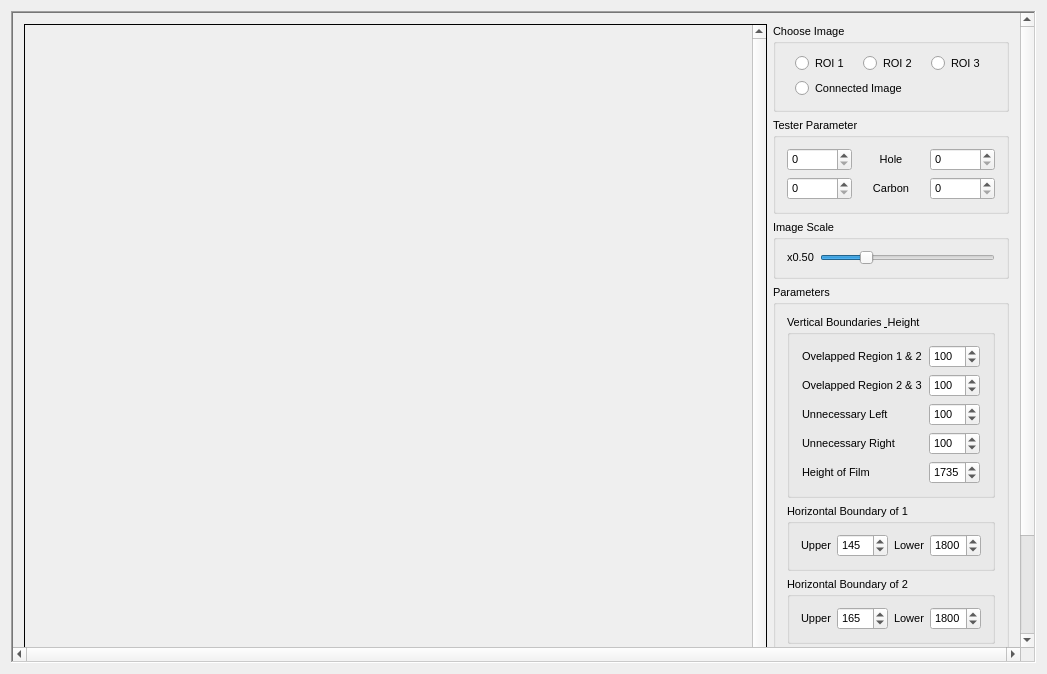
<?xml version="1.0" encoding="UTF-8"?>
<ui version="4.0">
 <class>Vision_GUI</class>
 <widget class="QMainWindow" name="Vision_GUI">
  <property name="geometry">
   <rect>
    <x>0</x>
    <y>0</y>
    <width>1047</width>
    <height>674</height>
   </rect>
  </property>
  <property name="sizePolicy">
   <sizepolicy hsizetype="Expanding" vsizetype="Expanding">
    <horstretch>0</horstretch>
    <verstretch>0</verstretch>
   </sizepolicy>
  </property>
  <property name="tabletTracking">
   <bool>false</bool>
  </property>
  <property name="windowTitle">
   <string>Vision_GUI</string>
  </property>
  <property name="dockOptions">
   <set>QMainWindow::AllowTabbedDocks|QMainWindow::AnimatedDocks</set>
  </property>
  <widget class="QWidget" name="centralWidget">
   <layout class="QGridLayout" name="gridLayout_2">
    <item row="0" column="0">
     <widget class="QScrollArea" name="scrollArea_2">
      <property name="sizePolicy">
       <sizepolicy hsizetype="Preferred" vsizetype="Preferred">
        <horstretch>0</horstretch>
        <verstretch>0</verstretch>
       </sizepolicy>
      </property>
      <property name="frameShape">
       <enum>QFrame::WinPanel</enum>
      </property>
      <property name="frameShadow">
       <enum>QFrame::Sunken</enum>
      </property>
      <property name="verticalScrollBarPolicy">
       <enum>Qt::ScrollBarAlwaysOn</enum>
      </property>
      <property name="horizontalScrollBarPolicy">
       <enum>Qt::ScrollBarAlwaysOn</enum>
      </property>
      <property name="sizeAdjustPolicy">
       <enum>QAbstractScrollArea::AdjustToContents</enum>
      </property>
      <property name="widgetResizable">
       <bool>true</bool>
      </property>
      <property name="alignment">
       <set>Qt::AlignLeading|Qt::AlignLeft|Qt::AlignTop</set>
      </property>
      <widget class="QWidget" name="scrollAreaWidgetContents">
       <property name="geometry">
        <rect>
         <x>0</x>
         <y>0</y>
         <width>1011</width>
         <height>731</height>
        </rect>
       </property>
       <property name="contextMenuPolicy">
        <enum>Qt::DefaultContextMenu</enum>
       </property>
       <layout class="QGridLayout" name="gridLayout">
        <item row="2" column="1">
         <widget class="QGroupBox" name="ScaleBox">
          <property name="sizePolicy">
           <sizepolicy hsizetype="Preferred" vsizetype="Preferred">
            <horstretch>0</horstretch>
            <verstretch>0</verstretch>
           </sizepolicy>
          </property>
          <property name="font">
           <font>
            <pointsize>8</pointsize>
           </font>
          </property>
          <property name="title">
           <string>Image Scale</string>
          </property>
          <layout class="QGridLayout" name="gridLayout_5">
           <item row="0" column="1">
            <widget class="QSlider" name="ScaleBar">
             <property name="sizePolicy">
              <sizepolicy hsizetype="Minimum" vsizetype="Preferred">
               <horstretch>0</horstretch>
               <verstretch>0</verstretch>
              </sizepolicy>
             </property>
             <property name="minimum">
              <number>1</number>
             </property>
             <property name="maximum">
              <number>200</number>
             </property>
             <property name="value">
              <number>50</number>
             </property>
             <property name="orientation">
              <enum>Qt::Horizontal</enum>
             </property>
            </widget>
           </item>
           <item row="0" column="0">
            <widget class="QLabel" name="ScaleLabel">
             <property name="sizePolicy">
              <sizepolicy hsizetype="Fixed" vsizetype="Preferred">
               <horstretch>0</horstretch>
               <verstretch>0</verstretch>
              </sizepolicy>
             </property>
             <property name="text">
              <string>x0.50</string>
             </property>
            </widget>
           </item>
          </layout>
         </widget>
        </item>
        <item row="0" column="0" rowspan="4">
         <widget class="QScrollArea" name="scrollArea">
          <property name="sizePolicy">
           <sizepolicy hsizetype="Preferred" vsizetype="Preferred">
            <horstretch>0</horstretch>
            <verstretch>0</verstretch>
           </sizepolicy>
          </property>
          <property name="cursor" stdset="0">
           <cursorShape>PointingHandCursor</cursorShape>
          </property>
          <property name="contextMenuPolicy">
           <enum>Qt::PreventContextMenu</enum>
          </property>
          <property name="frameShape">
           <enum>QFrame::Box</enum>
          </property>
          <property name="frameShadow">
           <enum>QFrame::Plain</enum>
          </property>
          <property name="verticalScrollBarPolicy">
           <enum>Qt::ScrollBarAlwaysOn</enum>
          </property>
          <property name="horizontalScrollBarPolicy">
           <enum>Qt::ScrollBarAlwaysOn</enum>
          </property>
          <property name="sizeAdjustPolicy">
           <enum>QAbstractScrollArea::AdjustToContents</enum>
          </property>
          <property name="widgetResizable">
           <bool>true</bool>
          </property>
          <widget class="QWidget" name="scrollAreaWidgetContents_2">
           <property name="geometry">
            <rect>
             <x>0</x>
             <y>0</y>
             <width>731</width>
             <height>697</height>
            </rect>
           </property>
           <property name="toolTip">
            <string/>
           </property>
           <layout class="QFormLayout" name="formLayout">
            <item row="0" column="0">
             <widget class="QLabel" name="ImageViewer">
              <property name="enabled">
               <bool>true</bool>
              </property>
              <property name="sizePolicy">
               <sizepolicy hsizetype="Preferred" vsizetype="Preferred">
                <horstretch>0</horstretch>
                <verstretch>0</verstretch>
               </sizepolicy>
              </property>
              <property name="text">
               <string/>
              </property>
              <property name="scaledContents">
               <bool>true</bool>
              </property>
             </widget>
            </item>
           </layout>
          </widget>
         </widget>
        </item>
        <item row="1" column="1">
         <widget class="QGroupBox" name="TesterBox">
          <property name="sizePolicy">
           <sizepolicy hsizetype="Preferred" vsizetype="Preferred">
            <horstretch>0</horstretch>
            <verstretch>0</verstretch>
           </sizepolicy>
          </property>
          <property name="font">
           <font>
            <pointsize>8</pointsize>
           </font>
          </property>
          <property name="title">
           <string>Tester Parameter</string>
          </property>
          <layout class="QGridLayout" name="gridLayout_10">
           <item row="0" column="2">
            <widget class="QSpinBox" name="MaxHole">
             <property name="maximum">
              <number>200</number>
             </property>
            </widget>
           </item>
           <item row="0" column="1">
            <widget class="QLabel" name="Hole">
             <property name="text">
              <string>Hole</string>
             </property>
             <property name="alignment">
              <set>Qt::AlignCenter</set>
             </property>
            </widget>
           </item>
           <item row="0" column="0">
            <widget class="QSpinBox" name="MinHole">
             <property name="maximum">
              <number>200</number>
             </property>
            </widget>
           </item>
           <item row="1" column="1">
            <widget class="QLabel" name="Carbon">
             <property name="text">
              <string>Carbon</string>
             </property>
             <property name="alignment">
              <set>Qt::AlignCenter</set>
             </property>
            </widget>
           </item>
           <item row="1" column="2">
            <widget class="QSpinBox" name="MaxCarbon">
             <property name="maximum">
              <number>200</number>
             </property>
            </widget>
           </item>
           <item row="1" column="0">
            <widget class="QSpinBox" name="MinCarbon">
             <property name="maximum">
              <number>200</number>
             </property>
            </widget>
           </item>
          </layout>
         </widget>
        </item>
        <item row="3" column="1">
         <widget class="QGroupBox" name="ParameterBox">
          <property name="sizePolicy">
           <sizepolicy hsizetype="Maximum" vsizetype="Preferred">
            <horstretch>0</horstretch>
            <verstretch>0</verstretch>
           </sizepolicy>
          </property>
          <property name="font">
           <font>
            <pointsize>8</pointsize>
           </font>
          </property>
          <property name="title">
           <string>Parameters</string>
          </property>
          <layout class="QGridLayout" name="gridLayout_4">
           <item row="12" column="0">
            <widget class="QGroupBox" name="groupBox_2">
             <property name="title">
              <string>Horizontal Boundary of 2</string>
             </property>
             <layout class="QGridLayout" name="gridLayout_7">
              <item row="0" column="1">
               <widget class="QSpinBox" name="up2_spin">
                <property name="sizePolicy">
                 <sizepolicy hsizetype="Fixed" vsizetype="Fixed">
                  <horstretch>0</horstretch>
                  <verstretch>0</verstretch>
                 </sizepolicy>
                </property>
                <property name="maximum">
                 <number>2000</number>
                </property>
                <property name="value">
                 <number>165</number>
                </property>
               </widget>
              </item>
              <item row="0" column="2">
               <widget class="QLabel" name="label_10">
                <property name="sizePolicy">
                 <sizepolicy hsizetype="Fixed" vsizetype="Fixed">
                  <horstretch>0</horstretch>
                  <verstretch>0</verstretch>
                 </sizepolicy>
                </property>
                <property name="text">
                 <string>Lower</string>
                </property>
               </widget>
              </item>
              <item row="0" column="0">
               <widget class="QLabel" name="label_9">
                <property name="sizePolicy">
                 <sizepolicy hsizetype="Fixed" vsizetype="Fixed">
                  <horstretch>0</horstretch>
                  <verstretch>0</verstretch>
                 </sizepolicy>
                </property>
                <property name="text">
                 <string>Upper</string>
                </property>
               </widget>
              </item>
              <item row="0" column="3">
               <widget class="QSpinBox" name="low2_spin">
                <property name="sizePolicy">
                 <sizepolicy hsizetype="Fixed" vsizetype="Fixed">
                  <horstretch>0</horstretch>
                  <verstretch>0</verstretch>
                 </sizepolicy>
                </property>
                <property name="maximum">
                 <number>2000</number>
                </property>
                <property name="value">
                 <number>1800</number>
                </property>
               </widget>
              </item>
             </layout>
            </widget>
           </item>
           <item row="11" column="0">
            <widget class="QGroupBox" name="groupBox">
             <property name="title">
              <string>Horizontal Boundary of 1</string>
             </property>
             <layout class="QGridLayout" name="gridLayout_6">
              <item row="0" column="0">
               <widget class="QLabel" name="label_6">
                <property name="sizePolicy">
                 <sizepolicy hsizetype="Fixed" vsizetype="Fixed">
                  <horstretch>0</horstretch>
                  <verstretch>0</verstretch>
                 </sizepolicy>
                </property>
                <property name="text">
                 <string>Upper</string>
                </property>
               </widget>
              </item>
              <item row="0" column="2">
               <widget class="QLabel" name="label_7">
                <property name="sizePolicy">
                 <sizepolicy hsizetype="Fixed" vsizetype="Fixed">
                  <horstretch>0</horstretch>
                  <verstretch>0</verstretch>
                 </sizepolicy>
                </property>
                <property name="text">
                 <string>Lower</string>
                </property>
               </widget>
              </item>
              <item row="0" column="1">
               <widget class="QSpinBox" name="up1_spin">
                <property name="sizePolicy">
                 <sizepolicy hsizetype="Fixed" vsizetype="Fixed">
                  <horstretch>0</horstretch>
                  <verstretch>0</verstretch>
                 </sizepolicy>
                </property>
                <property name="maximum">
                 <number>2000</number>
                </property>
                <property name="value">
                 <number>145</number>
                </property>
               </widget>
              </item>
              <item row="0" column="3">
               <widget class="QSpinBox" name="low1_spin">
                <property name="sizePolicy">
                 <sizepolicy hsizetype="Fixed" vsizetype="Fixed">
                  <horstretch>0</horstretch>
                  <verstretch>0</verstretch>
                 </sizepolicy>
                </property>
                <property name="maximum">
                 <number>2000</number>
                </property>
                <property name="value">
                 <number>1800</number>
                </property>
                <property name="displayIntegerBase">
                 <number>10</number>
                </property>
               </widget>
              </item>
             </layout>
            </widget>
           </item>
           <item row="13" column="0">
            <widget class="QGroupBox" name="groupBox_3">
             <property name="title">
              <string>Horizontal Boundary of 3</string>
             </property>
             <layout class="QGridLayout" name="gridLayout_8">
              <item row="0" column="1">
               <widget class="QSpinBox" name="up3_spin">
                <property name="sizePolicy">
                 <sizepolicy hsizetype="Fixed" vsizetype="Fixed">
                  <horstretch>0</horstretch>
                  <verstretch>0</verstretch>
                 </sizepolicy>
                </property>
                <property name="maximum">
                 <number>2000</number>
                </property>
                <property name="value">
                 <number>145</number>
                </property>
               </widget>
              </item>
              <item row="0" column="2">
               <widget class="QLabel" name="label_12">
                <property name="sizePolicy">
                 <sizepolicy hsizetype="Fixed" vsizetype="Fixed">
                  <horstretch>0</horstretch>
                  <verstretch>0</verstretch>
                 </sizepolicy>
                </property>
                <property name="text">
                 <string>Lower</string>
                </property>
               </widget>
              </item>
              <item row="0" column="0">
               <widget class="QLabel" name="label_13">
                <property name="sizePolicy">
                 <sizepolicy hsizetype="Fixed" vsizetype="Fixed">
                  <horstretch>0</horstretch>
                  <verstretch>0</verstretch>
                 </sizepolicy>
                </property>
                <property name="text">
                 <string>Upper</string>
                </property>
               </widget>
              </item>
              <item row="0" column="3">
               <widget class="QSpinBox" name="low3_spin">
                <property name="sizePolicy">
                 <sizepolicy hsizetype="Fixed" vsizetype="Fixed">
                  <horstretch>0</horstretch>
                  <verstretch>0</verstretch>
                 </sizepolicy>
                </property>
                <property name="maximum">
                 <number>2000</number>
                </property>
                <property name="value">
                 <number>1800</number>
                </property>
               </widget>
              </item>
             </layout>
            </widget>
           </item>
           <item row="14" column="0">
            <widget class="QPushButton" name="SaveBtn">
             <property name="sizePolicy">
              <sizepolicy hsizetype="Preferred" vsizetype="Preferred">
               <horstretch>0</horstretch>
               <verstretch>0</verstretch>
              </sizepolicy>
             </property>
             <property name="text">
              <string>Save Parameters</string>
             </property>
            </widget>
           </item>
           <item row="9" column="0" rowspan="2">
            <widget class="QGroupBox" name="groupBox_4">
             <property name="title">
              <string>Vertical Boundaries &amp; Height</string>
             </property>
             <layout class="QGridLayout" name="gridLayout_9">
              <item row="1" column="0">
               <widget class="QLabel" name="label_3">
                <property name="sizePolicy">
                 <sizepolicy hsizetype="Fixed" vsizetype="Fixed">
                  <horstretch>0</horstretch>
                  <verstretch>0</verstretch>
                 </sizepolicy>
                </property>
                <property name="text">
                 <string>Ovelapped Region 2 &amp; 3</string>
                </property>
               </widget>
              </item>
              <item row="0" column="0">
               <widget class="QLabel" name="label_2">
                <property name="sizePolicy">
                 <sizepolicy hsizetype="Fixed" vsizetype="Fixed">
                  <horstretch>0</horstretch>
                  <verstretch>0</verstretch>
                 </sizepolicy>
                </property>
                <property name="text">
                 <string>Ovelapped Region 1 &amp; 2</string>
                </property>
               </widget>
              </item>
              <item row="1" column="1">
               <widget class="QSpinBox" name="over23_spin">
                <property name="sizePolicy">
                 <sizepolicy hsizetype="Fixed" vsizetype="Fixed">
                  <horstretch>0</horstretch>
                  <verstretch>0</verstretch>
                 </sizepolicy>
                </property>
                <property name="maximum">
                 <number>2000</number>
                </property>
                <property name="value">
                 <number>100</number>
                </property>
                <property name="displayIntegerBase">
                 <number>10</number>
                </property>
               </widget>
              </item>
              <item row="3" column="1">
               <widget class="QSpinBox" name="right_spin">
                <property name="sizePolicy">
                 <sizepolicy hsizetype="Fixed" vsizetype="Fixed">
                  <horstretch>0</horstretch>
                  <verstretch>0</verstretch>
                 </sizepolicy>
                </property>
                <property name="maximum">
                 <number>2000</number>
                </property>
                <property name="value">
                 <number>100</number>
                </property>
               </widget>
              </item>
              <item row="2" column="0">
               <widget class="QLabel" name="label_14">
                <property name="sizePolicy">
                 <sizepolicy hsizetype="Fixed" vsizetype="Fixed">
                  <horstretch>0</horstretch>
                  <verstretch>0</verstretch>
                 </sizepolicy>
                </property>
                <property name="text">
                 <string>Unnecessary Left</string>
                </property>
               </widget>
              </item>
              <item row="2" column="1">
               <widget class="QSpinBox" name="left_spin">
                <property name="sizePolicy">
                 <sizepolicy hsizetype="Fixed" vsizetype="Fixed">
                  <horstretch>0</horstretch>
                  <verstretch>0</verstretch>
                 </sizepolicy>
                </property>
                <property name="maximum">
                 <number>2000</number>
                </property>
                <property name="value">
                 <number>100</number>
                </property>
               </widget>
              </item>
              <item row="0" column="1">
               <widget class="QSpinBox" name="over12_spin">
                <property name="sizePolicy">
                 <sizepolicy hsizetype="Fixed" vsizetype="Fixed">
                  <horstretch>0</horstretch>
                  <verstretch>0</verstretch>
                 </sizepolicy>
                </property>
                <property name="maximum">
                 <number>2000</number>
                </property>
                <property name="value">
                 <number>100</number>
                </property>
                <property name="displayIntegerBase">
                 <number>10</number>
                </property>
               </widget>
              </item>
              <item row="3" column="0">
               <widget class="QLabel" name="label_5">
                <property name="sizePolicy">
                 <sizepolicy hsizetype="Fixed" vsizetype="Fixed">
                  <horstretch>0</horstretch>
                  <verstretch>0</verstretch>
                 </sizepolicy>
                </property>
                <property name="text">
                 <string>Unnecessary Right</string>
                </property>
               </widget>
              </item>
              <item row="4" column="1">
               <widget class="QSpinBox" name="height_spin">
                <property name="sizePolicy">
                 <sizepolicy hsizetype="Fixed" vsizetype="Fixed">
                  <horstretch>0</horstretch>
                  <verstretch>0</verstretch>
                 </sizepolicy>
                </property>
                <property name="maximum">
                 <number>2000</number>
                </property>
                <property name="value">
                 <number>1735</number>
                </property>
               </widget>
              </item>
              <item row="4" column="0">
               <widget class="QLabel" name="label_15">
                <property name="sizePolicy">
                 <sizepolicy hsizetype="Fixed" vsizetype="Fixed">
                  <horstretch>0</horstretch>
                  <verstretch>0</verstretch>
                 </sizepolicy>
                </property>
                <property name="text">
                 <string>Height of Film</string>
                </property>
               </widget>
              </item>
             </layout>
            </widget>
           </item>
          </layout>
         </widget>
        </item>
        <item row="0" column="1">
         <widget class="QGroupBox" name="ImgChoiceBox">
          <property name="sizePolicy">
           <sizepolicy hsizetype="Preferred" vsizetype="Preferred">
            <horstretch>0</horstretch>
            <verstretch>0</verstretch>
           </sizepolicy>
          </property>
          <property name="font">
           <font>
            <pointsize>8</pointsize>
           </font>
          </property>
          <property name="title">
           <string>Choose Image</string>
          </property>
          <layout class="QGridLayout" name="gridLayout_3">
           <item row="2" column="0" colspan="2">
            <widget class="QRadioButton" name="Connected_radio">
             <property name="sizePolicy">
              <sizepolicy hsizetype="Fixed" vsizetype="Fixed">
               <horstretch>0</horstretch>
               <verstretch>0</verstretch>
              </sizepolicy>
             </property>
             <property name="text">
              <string>Connected Image</string>
             </property>
             <property name="checkable">
              <bool>true</bool>
             </property>
             <property name="checked">
              <bool>false</bool>
             </property>
             <property name="autoExclusive">
              <bool>true</bool>
             </property>
            </widget>
           </item>
           <item row="1" column="0">
            <widget class="QRadioButton" name="ROI1_radio">
             <property name="sizePolicy">
              <sizepolicy hsizetype="Fixed" vsizetype="Fixed">
               <horstretch>0</horstretch>
               <verstretch>0</verstretch>
              </sizepolicy>
             </property>
             <property name="text">
              <string>ROI 1</string>
             </property>
             <property name="checkable">
              <bool>true</bool>
             </property>
             <property name="checked">
              <bool>false</bool>
             </property>
             <property name="autoExclusive">
              <bool>true</bool>
             </property>
            </widget>
           </item>
           <item row="1" column="1">
            <widget class="QRadioButton" name="ROI2_radio">
             <property name="sizePolicy">
              <sizepolicy hsizetype="Fixed" vsizetype="Fixed">
               <horstretch>0</horstretch>
               <verstretch>0</verstretch>
              </sizepolicy>
             </property>
             <property name="text">
              <string>ROI 2</string>
             </property>
             <property name="checkable">
              <bool>true</bool>
             </property>
             <property name="checked">
              <bool>false</bool>
             </property>
             <property name="autoExclusive">
              <bool>true</bool>
             </property>
            </widget>
           </item>
           <item row="1" column="2">
            <widget class="QRadioButton" name="ROI3_radio">
             <property name="sizePolicy">
              <sizepolicy hsizetype="Fixed" vsizetype="Fixed">
               <horstretch>0</horstretch>
               <verstretch>0</verstretch>
              </sizepolicy>
             </property>
             <property name="text">
              <string>ROI 3</string>
             </property>
             <property name="checkable">
              <bool>true</bool>
             </property>
             <property name="checked">
              <bool>false</bool>
             </property>
             <property name="autoExclusive">
              <bool>true</bool>
             </property>
            </widget>
           </item>
          </layout>
         </widget>
        </item>
       </layout>
      </widget>
     </widget>
    </item>
   </layout>
  </widget>
 </widget>
 <layoutdefault spacing="6" margin="11"/>
 <resources/>
 <connections/>
</ui>
